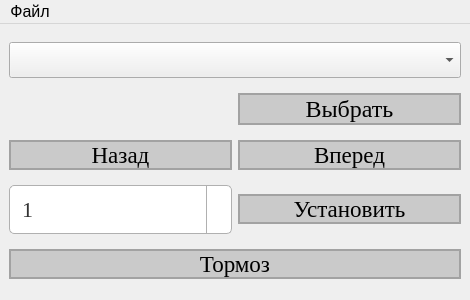
<?xml version="1.0" encoding="UTF-8"?>
<ui version="4.0">
 <class>MainWindow</class>
 <widget class="QMainWindow" name="MainWindow">
  <property name="geometry">
   <rect>
    <x>0</x>
    <y>0</y>
    <width>470</width>
    <height>300</height>
   </rect>
  </property>
  <property name="font">
   <font>
    <family>Times New Roman</family>
    <pointsize>18</pointsize>
   </font>
  </property>
  <property name="windowTitle">
   <string>AlternativaRS485</string>
  </property>
  <property name="windowIcon">
   <iconset resource="icon.qrc">
    <normaloff>:/icons/icons/stepmotor.jpg</normaloff>:/icons/icons/stepmotor.jpg</iconset>
  </property>
  <property name="iconSize">
   <size>
    <width>35</width>
    <height>35</height>
   </size>
  </property>
  <widget class="QWidget" name="centralwidget">
   <layout class="QHBoxLayout" name="horizontalLayout_3">
    <item>
     <layout class="QVBoxLayout" name="verticalLayout">
      <item>
       <widget class="QComboBox" name="com_port"/>
      </item>
      <item>
       <layout class="QHBoxLayout" name="horizontalLayout_4">
        <item>
         <widget class="QLabel" name="label">
          <property name="font">
           <font>
            <family>Times New Roman</family>
            <pointsize>14</pointsize>
           </font>
          </property>
         </widget>
        </item>
        <item>
         <widget class="QPushButton" name="select_button">
          <property name="styleSheet">
           <string notr="true">QPushButton {
color: black;
background-color: rgba(0, 0, 0, 40);
border: 2px solid rgba(0, 0, 0, 50);
}
QPushButton:hover {
background-color: rgba(0, 0, 0, 50);
}

QPushButton:pressed {
background-color: rgba(0, 0, 0, 80);
}</string>
          </property>
          <property name="text">
           <string>Выбрать</string>
          </property>
         </widget>
        </item>
       </layout>
      </item>
      <item>
       <layout class="QHBoxLayout" name="horizontalLayout_2">
        <item>
         <widget class="QPushButton" name="backward_button">
          <property name="font">
           <font>
            <family>Times New Roman</family>
            <pointsize>17</pointsize>
           </font>
          </property>
          <property name="styleSheet">
           <string notr="true">QPushButton {
color: black;
background-color: rgba(0, 0, 0, 40);
border: 2px solid rgba(0, 0, 0, 50);
}
QPushButton:hover {
background-color: rgba(0, 0, 0, 50);
}

QPushButton:pressed {
background-color: rgba(0, 0, 0, 80);
}</string>
          </property>
          <property name="text">
           <string>Назад</string>
          </property>
          <property name="icon">
           <iconset resource="icon.qrc">
            <normaloff>:/icons/icons/arrow_circle_left_icon_155799.svg</normaloff>:/icons/icons/arrow_circle_left_icon_155799.svg</iconset>
          </property>
          <property name="iconSize">
           <size>
            <width>50</width>
            <height>50</height>
           </size>
          </property>
         </widget>
        </item>
        <item>
         <widget class="QPushButton" name="forward_button">
          <property name="font">
           <font>
            <family>Times New Roman</family>
            <pointsize>17</pointsize>
           </font>
          </property>
          <property name="styleSheet">
           <string notr="true">QPushButton {
color: black;
background-color: rgba(0, 0, 0, 40);
border: 2px solid rgba(0, 0, 0, 50);
}
QPushButton:hover {
background-color: rgba(0, 0, 0, 50);
}

QPushButton:pressed {
background-color: rgba(0, 0, 0, 80);
}</string>
          </property>
          <property name="text">
           <string>Вперед</string>
          </property>
          <property name="icon">
           <iconset resource="icon.qrc">
            <normaloff>:/icons/icons/arrow_circle_right_icon_155798.svg</normaloff>:/icons/icons/arrow_circle_right_icon_155798.svg</iconset>
          </property>
          <property name="iconSize">
           <size>
            <width>50</width>
            <height>50</height>
           </size>
          </property>
         </widget>
        </item>
       </layout>
      </item>
      <item>
       <layout class="QHBoxLayout" name="horizontalLayout">
        <item>
         <widget class="QSpinBox" name="spinbox">
          <property name="enabled">
           <bool>true</bool>
          </property>
          <property name="styleSheet">
           <string notr="true">QSpinBox {
    background: qlineargradient(x1:0, y1:0, x2:0, y2:1,
                                 stop:0 #ffffff, stop:1 #f0f0f0);
    border: 1px solid #b0b0b0;
    padding: 10px;
    font-size: 22px;
    color: #333;
    border-radius: 5px;
}

QSpinBox:focus {
    border: 1px solid #4da6ff;
    outline: none;
}

QSpinBox::up-button {
    subcontrol-origin: border;
    subcontrol-position: top right;
    width: 25px;
    height: 25px;
    border-left: 1px solid #b0b0b0;
}

QSpinBox::down-button {
    subcontrol-origin: border;
    subcontrol-position: bottom right;
    width: 25px;
    height: 25px;
    border-left: 1px solid #b0b0b0;
}

QSpinBox::up-arrow {
    width: 18px;
    height: 18px;
    image: url(:/icons/icons/arrow_circle_up_arrow_icon_253879.svg);
}

QSpinBox::down-arrow {
    width: 18px;
    height: 18px;
    image: url(:/icons/icons/circle_down_arrow_arrow_icon_253893.svg);
}

QSpinBox::up-button:hover {
    background-color: #e0e0e0;
}

QSpinBox::down-button:hover {
    background-color: #e0e0e0;
}

QSpinBox::up-button:pressed {
    background-color: #d0d0d0;
}

QSpinBox::down-button:pressed {
    background-color: #d0d0d0;
}</string>
          </property>
          <property name="minimum">
           <number>1</number>
          </property>
          <property name="maximum">
           <number>16</number>
          </property>
         </widget>
        </item>
        <item>
         <widget class="QPushButton" name="set_button">
          <property name="font">
           <font>
            <family>Times New Roman</family>
            <pointsize>17</pointsize>
           </font>
          </property>
          <property name="styleSheet">
           <string notr="true">QPushButton {
color: black;
background-color: rgba(0, 0, 0, 40);
border: 2px solid rgba(0, 0, 0, 50);
}
QPushButton:hover {
background-color: rgba(0, 0, 0, 50);
}

QPushButton:pressed {
background-color: rgba(0, 0, 0, 80);
}</string>
          </property>
          <property name="text">
           <string>Установить</string>
          </property>
          <property name="icon">
           <iconset resource="icon.qrc">
            <normaloff>:/icons/icons/row_height_icon_154882.svg</normaloff>:/icons/icons/row_height_icon_154882.svg</iconset>
          </property>
          <property name="iconSize">
           <size>
            <width>50</width>
            <height>50</height>
           </size>
          </property>
         </widget>
        </item>
       </layout>
      </item>
      <item>
       <widget class="QPushButton" name="brake_button">
        <property name="font">
         <font>
          <family>Times New Roman</family>
          <pointsize>17</pointsize>
         </font>
        </property>
        <property name="styleSheet">
         <string notr="true">QPushButton {
color: black;
background-color: rgba(0, 0, 0, 40);
border: 2px solid rgba(0, 0, 0, 50);
}
QPushButton:hover {
background-color: rgba(0, 0, 0, 50);
}

QPushButton:pressed {
background-color: rgba(0, 0, 0, 80);
}</string>
        </property>
        <property name="text">
         <string>Тормоз</string>
        </property>
        <property name="icon">
         <iconset resource="icon.qrc">
          <normaloff>:/icons/icons/Private-80_icon-icons.com_57286.svg</normaloff>:/icons/icons/Private-80_icon-icons.com_57286.svg</iconset>
        </property>
        <property name="iconSize">
         <size>
          <width>50</width>
          <height>50</height>
         </size>
        </property>
       </widget>
      </item>
     </layout>
    </item>
   </layout>
  </widget>
  <widget class="QMenuBar" name="menubar">
   <property name="geometry">
    <rect>
     <x>0</x>
     <y>0</y>
     <width>470</width>
     <height>28</height>
    </rect>
   </property>
   <property name="font">
    <font>
     <family>Segoe UI</family>
     <pointsize>12</pointsize>
    </font>
   </property>
   <widget class="QMenu" name="menu">
    <property name="font">
     <font>
      <family>Segoe UI</family>
      <pointsize>10</pointsize>
     </font>
    </property>
    <property name="title">
     <string>Файл</string>
    </property>
    <addaction name="refresh"/>
    <addaction name="separator"/>
    <addaction name="exit"/>
   </widget>
   <addaction name="menu"/>
  </widget>
  <action name="exit">
   <property name="text">
    <string>Выход</string>
   </property>
   <property name="font">
    <font/>
   </property>
  </action>
  <action name="refresh">
   <property name="text">
    <string>Обновить</string>
   </property>
  </action>
 </widget>
 <resources>
  <include location="icon.qrc"/>
 </resources>
 <connections/>
</ui>
